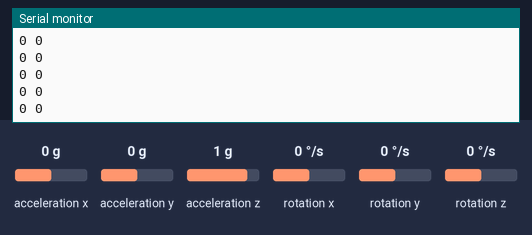
A sketch run on a simulated Arduino Uno, built with avr-gcc and run on an emulated ATmega328P. Shown: the last lines printed to the serial monitor. The test bench sets the inputs (shaded band); at power-on: acceleration y 0 g, acceleration x 0 g, acceleration z 1 g, rotation x 0 °/s, rotation y 0 °/s, rotation z 0 °/s.

Above: at 1.2 s.
1.3 s: acceleration y set to -1.4 g
At 2.4 s:
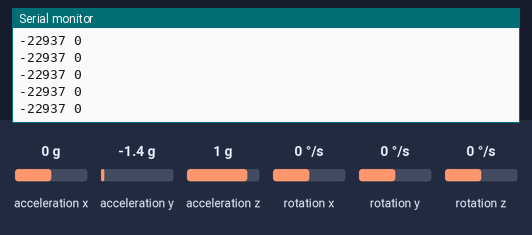
4.3 s: acceleration x set to -1.4 g
At 4.9 s:
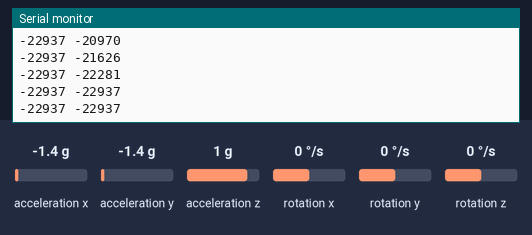
5.8 s: acceleration x set to -0.8 g
At 6.8 s:
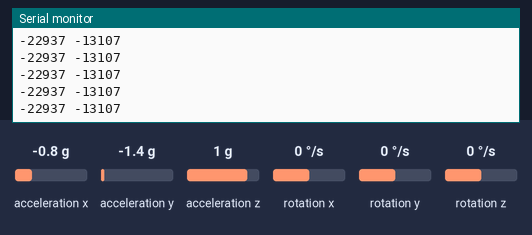
Timing chart, 0 to 8.8 s (numbered marks = the images above; inputs shaded):
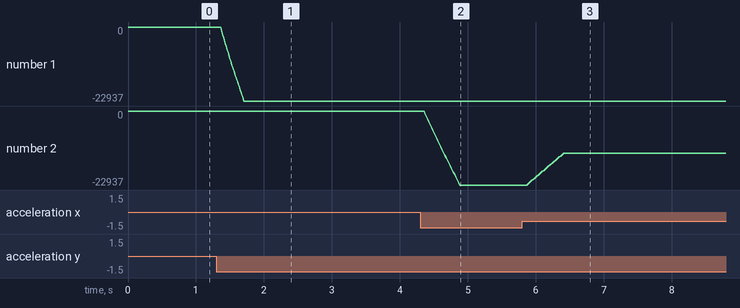

The sketch:

IMU.ino
```cpp
#include <Wire.h>
#include <LSM6.h>

LSM6 imu;

const int iterations = 35;
// YAW
long lastYAW[iterations];
long indexYAW=0;
long sumYAW = 0;
long avgYAW = 0;

// PITCH
long lastPITCH[iterations];
long indexPITCH=0;
long sumPITCH = 0;
long avgPITCH = 0;

// ROLL
long lastROLL[iterations];
long indexROLL=0;
long sumROLL = 0;
long avgROLL = 0;

void setup() {

  Serial.begin(9600);
  Wire.begin();

  if (!imu.init())
  {
    Serial.println("Failed to detect and initialize LSM6 IMU!");
    while (1);
  }
  imu.enableDefault();
}

void loop() {

  imu.read();

  long yaw = imu.a.z;
  long pitch = imu.a.y;
  long roll = imu.a.x;

  // YAW Axis
  if (indexYAW < iterations){
    lastYAW[indexYAW] = yaw;
    sumYAW += yaw;
    indexYAW += 1;
  }
  else{
    sumYAW -= lastYAW[0];
    for (int i=1; i<iterations; i++){
      lastYAW[i-1] = lastYAW[i];
    }
    sumYAW += yaw;
    lastYAW[iterations-1] = yaw;
  }
  avgYAW = long(sumYAW / indexYAW);

  // PITCH Axis
  if (indexPITCH < iterations){
    lastPITCH[indexPITCH] = pitch;
    sumPITCH += pitch;
    indexPITCH += 1;
  }
  else{
    sumPITCH -= lastPITCH[0];
    for (int i=1; i<iterations; i++){
      lastPITCH[i-1] = lastPITCH[i];
    }
    sumPITCH += pitch;
    lastPITCH[iterations-1] = pitch;
  }
  avgPITCH = long(sumPITCH / indexPITCH);

  // ROLL Axis
  if (indexROLL < iterations){
    lastROLL[indexROLL] = roll;
    sumROLL += roll;
    indexROLL += 1;
  }
  else{
    sumROLL -= lastROLL[0];
    for (int i=1; i<iterations; i++){
      lastROLL[i-1] = lastROLL[i];
    }
    sumROLL += roll;
    lastROLL[iterations-1] = roll;
  }
  avgROLL = long(sumROLL / indexROLL);

  Serial.print(avgPITCH);
  Serial.print(" ");
  Serial.println(avgROLL);
  //Serial.print(" ");
  //Serial.println(avgYAW);
}
```

Measured:
- after the input at 1.3 s, the serial monitor: prints a new line after 0.07 s (image 1)
- after the input at 4.3 s, the serial monitor: prints a new line after 0.07 s (image 2)
- after the input at 5.8 s, the serial monitor: prints a new line after 0.08 s (image 3)
- plotted number 1: 0 → -22937 after the input at 1.3 s
- plotted number 2: -22937 → -1 after the input at 5.8 s
